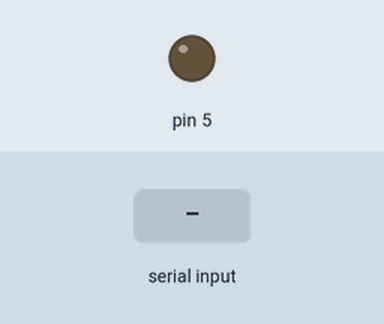
Simulated run of this sketch. Board: Arduino Uno, built with avr-gcc and run on an emulated ATmega328P. Shown: output pins drawn as LEDs (lit = HIGH). The inputs (shaded band) are chosen by the test bench.

Above: at 1.2 s.
1.3 s: "A" received over Serial
At 2.5 s:
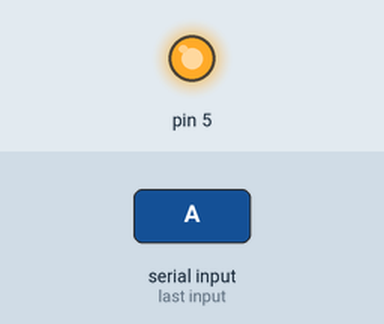
2.8 s: "B" received over Serial
At 3.6 s:
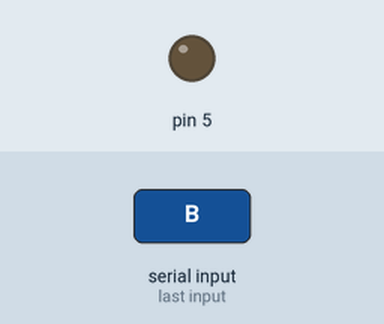
Timing chart, 0 to 5.8 s (numbered marks = the images above; inputs shaded):
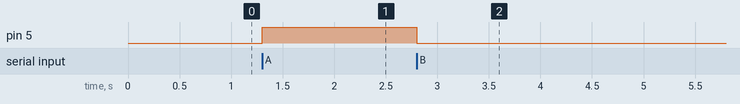

The sketch:

serial_relay_induktif_A_lampu_hidup_B_lampu_nyala.ino
```cpp
char str;
void setup()
{
  Serial.begin (9600);
  pinMode (5,1) ;
}
void loop()
{
  if (Serial.available()>0)
  {
    str = Serial.read() ;
    if (str=='A') digitalWrite (5,1) ;
    else if (str == 'B') digitalWrite (5,0) ;
  }
}
```

Measured:
- after the input at 1.3 s, pin 5: LOW → HIGH at once
- after the input at 2.8 s, pin 5: HIGH → LOW at once
